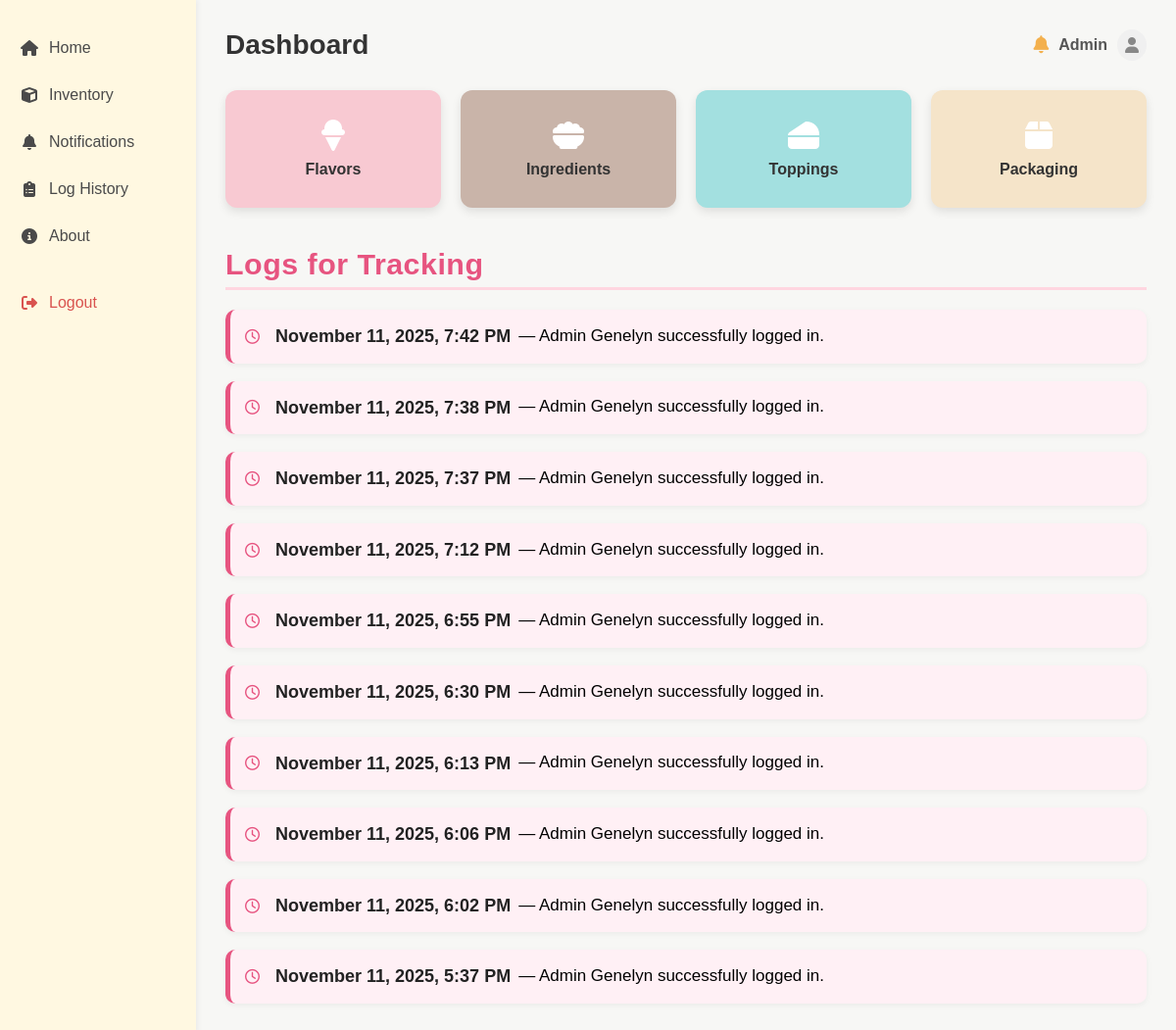
The app's page /home/ (signed in) with its own data.
### sidebar/models.py (models this page shows, shortened)
class LogHistory(models.Model):
    ACTION_CHOICES = [
        ('LOGIN', 'Login'),
        ('ADD', 'Add'),
        ('UPDATE', 'Update'),
        ('DELETE', 'Delete'),
    ]
    staff = models.ForeignKey(User, on_delete=models.SET_NULL, null=True)
    action_taken = models.CharField(max_length=20, choices=ACTION_CHOICES)
    product_name = models.CharField(max_length=100, blank=True, null=True)
    stock_status = models.CharField(max_length=50, blank=True, null=True)
    date_and_time = models.DateTimeField(default=timezone.now)

### sidebar/views.py (the view)
# urls.py: path('', views.home, name='home'),
@login_required
def home(request):
    recent_logs = LogHistory.objects.all().order_by('-date_and_time')[:10]
    return render(request, 'sidebar/home.html', {
        'recent_logs': recent_logs
    })

### sidebar/templates/sidebar/home.html (shortened to what this page needs)
{% load static %}
<!DOCTYPE html>
<html lang="en">
<head>
    <link rel="stylesheet" href="{% static 'css/home.css' %}">
    <link rel="stylesheet" href="https://cdnjs.cloudflare.com/ajax/libs/font-awesome/6.5.0/css/all.min.css">
</head>
<body>
    <div class="container">
        <aside class="sidebar">
            <ul>
                <li><a href="{% url 'home' %}"><i class="fa-solid fa-house"></i> Home</a></li>
                <li><a href="{% url 'inventory' %}"><i class="fa-solid fa-cube"></i> Inventory</a></li>
                <li><a href="{% url 'notifications' %}"><i class="fa-solid fa-bell"></i> Notifications</a></li>
                <li><a href="{% url 'log_history' %}"><i class="fa-solid fa-clipboard-list"></i> Log History</a></li>
                <li><a href="{% url 'about' %}"><i class="fa-solid fa-circle-info"></i> About</a></li>
                <li class="logout"><a href="{% url 'logout' %}"><i class="fa-solid fa-right-from-bracket"></i> Logout</a></li>
            </ul>
        </aside>
        <main class="main-content">
            <header class="topbar">
                <h1>Dashboard</h1>
                <div class="user-info">
                   <a href="{% url 'notifications' %}" class="notification-icon" title="View Notifications">
    <i class="fa-solid fa-bell"></i>
</a>
                    <span>{{ request.user.username|default:"Admin"|title }}</span>
                    <i class="fa-solid fa-user"></i>
                </div>
            </header>
            <section class="cards">
                <a href="{% url 'flavors' %}" class="card flavor">
                    <i class="fa-solid fa-ice-cream"></i>
                    <p>Flavors</p>
                </a>
                <a href="{% url 'ingredients' %}" class="card ingredients">
                    <i class="fa-solid fa-bowl-food"></i>
                    <p>Ingredients</p>
                </a>
                <a href="{% url 'toppings' %}" class="card toppings">
                    <i class="fa-solid fa-cheese"></i>
                    <p>Toppings</p>
                </a>
                <a href="{% url 'packaging' %}" class="card packaging">
                    <i class="fa-solid fa-box"></i>
                    <p>Packaging</p>
                </a>
            </section>
            <section class="log-section">
                <h2>Logs for Tracking</h2>
                <div class="log-list">
                    {% for log in recent_logs %}
                        <div class="log-entry">
                            <i class="fa-regular fa-clock"></i>
                            <strong>{{ log.date_and_time|date:"F j, Y, g:i A" }}</strong> —
                            {% if log.action_taken == "LOGIN" %}
                                Admin {{ log.staff.username|default:"System"|title }} successfully logged in.
                            {% elif log.action_taken == "ADD" %}
                                {{ log.staff.username|title }} added {{ log.product_name }} to inventory ({{ log.stock_status|default:"N/A" }}).
                            {% elif log.action_taken == "UPDATE" %}
                                {{ log.staff.username|title }} updated {{ log.product_name }} ({{ log.stock_status|default:"N/A" }}).
                            {% elif log.action_taken == "DELETE" %}
                                {{ log.staff.username|title }} deleted {{ log.product_name }} from inventory.
                            {% else %}
                                {{ log.staff.username|title }} performed an action: {{ log.get_action_taken_display }}.
                            {% endif %}
                        </div>
                    {% empty %}
                        <p class="no-data">No recent activity logs found.</p>
                    {% endfor %}
                </div>
            </section>
        </main>
    </div>
</body>
</html>

### sidebar/static/css/home.css (style rules this page uses)
* { box-sizing: border-box; font-family: 'Poppins', sans-serif; margin: 0; padding: 0; }
body { background-color: #f7f7f5; min-height: 100vh; }
.container { display: flex; }
.sidebar { width: 200px; background-color: #fff8e1; padding: 20px 0; min-height: 100vh; box-shadow: 2px 0 5px rgba(0, 0, 0, 0.05); }
.sidebar ul { list-style: none; }
.sidebar ul li { margin: 10px 0; }
.sidebar ul li a { display: flex; align-items: center; padding: 10px 20px; text-decoration: none; color: #4a4a4a; font-weight: 500; transition: background-color 0.2s, color 0.2s; }
.sidebar ul li a i { margin-right: 10px; width: 20px; text-align: center; }
.sidebar .logout a { color: #d9534f; margin-top: 30px; }
.main-content { flex-grow: 1; padding: 30px; }
.topbar { display: flex; justify-content: space-between; align-items: center; margin-bottom: 30px; }
.topbar h1 { font-size: 28px; font-weight: 700; color: #333; }
.user-info { display: flex; align-items: center; gap: 10px; font-weight: 600; color: #555; }
.notification-icon { color: #f3b04d; font-size: 18px; text-decoration: none; }
.user-info i.fa-user { background-color: #f0f0f0; padding: 8px; border-radius: 50%; color: #888; }
.cards { display: grid; grid-template-columns: repeat(4, 1fr); gap: 20px; margin-bottom: 40px; }
.card { display: flex; flex-direction: column; justify-content: center; align-items: center; padding: 20px; border-radius: 12px; text-decoration: none; color: white; box-shadow: 0 4px 10px rgba(0, 0, 0, 0.1); transition: transform 0.2s; min-height: 120px; }
.card i { font-size: 32px; margin-bottom: 10px; }
.card p { font-size: 16px; font-weight: 600; color: #333; }
.card.flavor { background-color: #f8c9d2; }
.card.ingredients { background-color: #c9b4a9; }
.card.toppings { background-color: #a3e0e0; }
.card.packaging { background-color: #f5e4c9; }
.log-section { margin-top: 40px; }
.log-section h2 { color: #e75480; margin-bottom: 20px; font-size: 1.9rem; border-bottom: 3px solid #ffd6e0; padding-bottom: 6px; font-weight: 700; letter-spacing: 0.5px }
.log-list { display: flex; flex-direction: column; gap: 18px; }
.log-entry { background: #fff0f5; border-left: 5px solid #e75480; padding: 12px 15px; border-radius: 10px; box-shadow: 0 2px 6px rgba(0, 0, 0, 0.05); transition: 0.3s ease; display: flex; align-items: center; flex-wrap: wrap; gap: 8px; line-height: 1.7; font-size: 17px; }
.log-entry strong { font-size: 18px; color: #222; font-weight: 600; }
.log-entry i { color: #e75480; margin-right: 8px; font-size: 15px; }

### records on screen
LogHistory: date_and_time "November 11, 2025, 7:42 PM", staff.username "Genelyn"
LogHistory: date_and_time "November 11, 2025, 7:38 PM", staff.username "Genelyn"
LogHistory: date_and_time "November 11, 2025, 7:37 PM", staff.username "Genelyn"
LogHistory: date_and_time "November 11, 2025, 7:12 PM", staff.username "Genelyn"
LogHistory: date_and_time "November 11, 2025, 6:55 PM", staff.username "Genelyn"
LogHistory: date_and_time "November 11, 2025, 6:30 PM", staff.username "Genelyn"
LogHistory: date_and_time "November 11, 2025, 6:13 PM", staff.username "Genelyn"
LogHistory: date_and_time "November 11, 2025, 6:06 PM", staff.username "Genelyn"
LogHistory: date_and_time "November 11, 2025, 6:02 PM", staff.username "Genelyn"
LogHistory: date_and_time "November 11, 2025, 5:37 PM", staff.username "Genelyn"

### other values on screen
{{ request.user.username|default:"Admin"|title }} "Admin"
